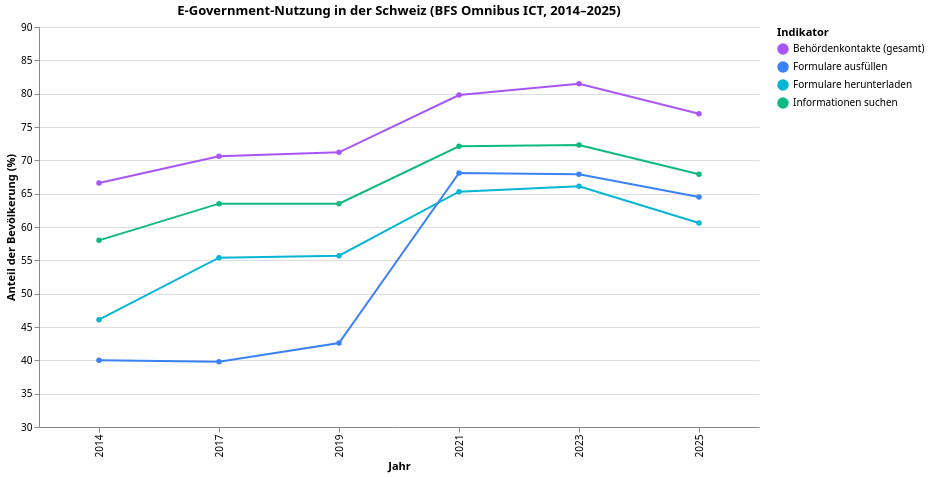

The specification (Vega-Lite) saved for this image:
### Vega-Lite specification from a JSON file in a GitHub repository (floating-point values rounded to 4 significant figures)
{"$schema": "https://vega.github.io/schema/vega-lite/v5.json", "config": {"font": "Switzer, system-ui, sans-serif", "view": {"stroke": "transparent"}}, "data": {"values": [{"Anteil": 77.0, "Indikator": "Behördenkontakte (gesamt)", "Jahr": 2025}, {"Anteil": 81.5, "Indikator": "Behördenkontakte (gesamt)", "Jahr": 2023}, {"Anteil": 79.8, "Indikator": "Behördenkontakte (gesamt)", "Jahr": 2021}, {"Anteil": 71.2, "Indikator": "Behördenkontakte (gesamt)", "Jahr": 2019}, {"Anteil": 70.6, "Indikator": "Behördenkontakte (gesamt)", "Jahr": 2017}, {"Anteil": 66.6, "Indikator": "Behördenkontakte (gesamt)", "Jahr": 2014}, {"Anteil": 67.9, "Indikator": "Informationen suchen", "Jahr": 2025}, {"Anteil": 72.3, "Indikator": "Informationen suchen", "Jahr": 2023}, {"Anteil": 72.1, "Indikator": "Informationen suchen", "Jahr": 2021}, {"Anteil": 63.5, "Indikator": "Informationen suchen", "Jahr": 2019}, {"Anteil": 63.5, "Indikator": "Informationen suchen", "Jahr": 2017}, {"Anteil": 58.0, "Indikator": "Informationen suchen", "Jahr": 2014}, {"Anteil": 60.6, "Indikator": "Formulare herunterladen", "Jahr": 2025}, {"Anteil": 66.1, "Indikator": "Formulare herunterladen", "Jahr": 2023}, {"Anteil": 65.3, "Indikator": "Formulare herunterladen", "Jahr": 2021}, {"Anteil": 55.7, "Indikator": "Formulare herunterladen", "Jahr": 2019}, {"Anteil": 55.4, "Indikator": "Formulare herunterladen", "Jahr": 2017}, {"Anteil": 46.1, "Indikator": "Formulare herunterladen", "Jahr": 2014}, {"Anteil": 64.5, "Indikator": "Formulare ausfüllen", "Jahr": 2025}, {"Anteil": 67.9, "Indikator": "Formulare ausfüllen", "Jahr": 2023}, {"Anteil": 68.1, "Indikator": "Formulare ausfüllen", "Jahr": 2021}, {"Anteil": 42.6, "Indikator": "Formulare ausfüllen", "Jahr": 2019}, {"Anteil": 39.8, "Indikator": "Formulare ausfüllen", "Jahr": 2017}, {"Anteil": 40.0, "Indikator": "Formulare ausfüllen", "Jahr": 2014}]}, "encoding": {"color": {"field": "Indikator", "scale": {"range": ["#a855f7", "#3b82f6", "#06b6d4", "#10b981"]}, "type": "nominal"}, "x": {"field": "Jahr", "title": "Jahr", "type": "ordinal"}, "y": {"field": "Anteil", "scale": {"domain": [30, 90]}, "title": "Anteil der Bevölkerung (%)", "type": "quantitative"}}, "height": 400, "mark": {"point": true, "strokeWidth": 2, "type": "line"}, "title": "E-Government-Nutzung in der Schweiz (BFS Omnibus ICT, 2014–2025)", "width": 720}
